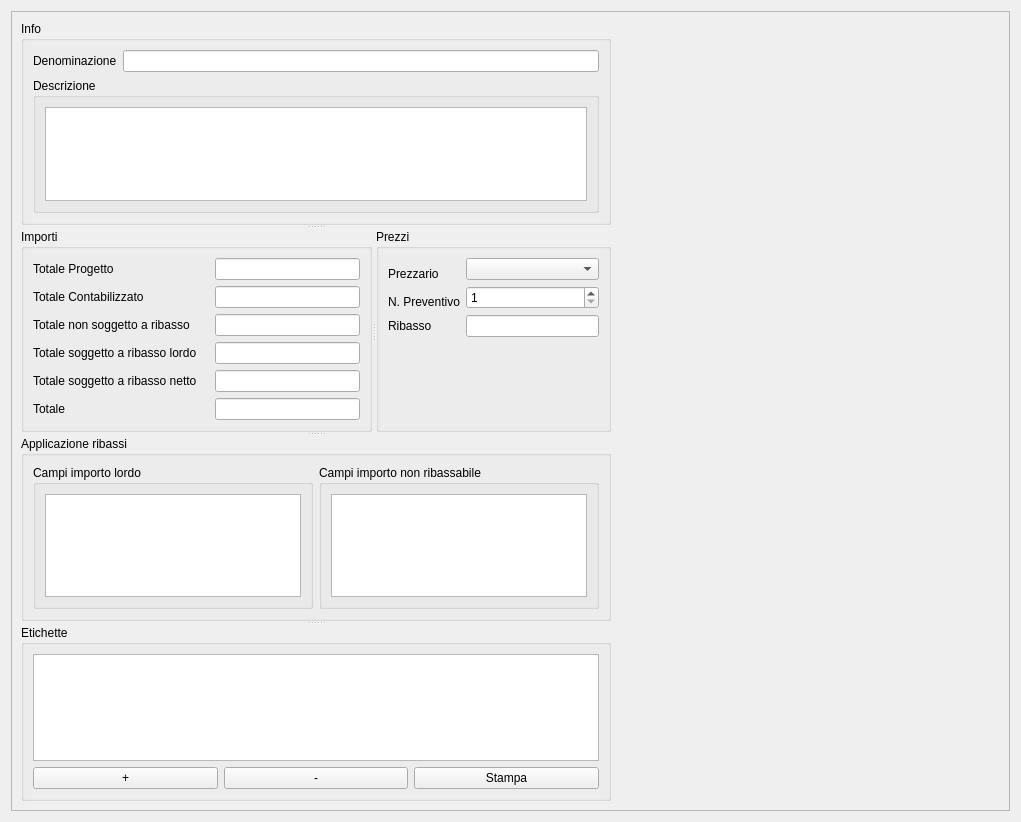
<?xml version="1.0" encoding="UTF-8"?>
<ui version="4.0">
 <class>AccountingLSBillDataGUI</class>
 <widget class="QWidget" name="AccountingLSBillDataGUI">
  <property name="geometry">
   <rect>
    <x>0</x>
    <y>0</y>
    <width>1021</width>
    <height>822</height>
   </rect>
  </property>
  <property name="windowTitle">
   <string>Dati computo</string>
  </property>
  <layout class="QGridLayout" name="gridLayout_7">
   <item row="0" column="0">
    <widget class="QScrollArea" name="scrollArea">
     <property name="widgetResizable">
      <bool>true</bool>
     </property>
     <widget class="QWidget" name="scrollAreaWidgetContents">
      <property name="geometry">
       <rect>
        <x>0</x>
        <y>0</y>
        <width>1001</width>
        <height>802</height>
       </rect>
      </property>
      <layout class="QGridLayout" name="gridLayout_10">
       <item row="0" column="0">
        <widget class="QSplitter" name="splitter_2">
         <property name="orientation">
          <enum>Qt::Vertical</enum>
         </property>
         <widget class="QGroupBox" name="infoGroupBox">
          <property name="title">
           <string>Info</string>
          </property>
          <layout class="QGridLayout" name="gridLayout_4">
           <item row="0" column="0">
            <widget class="QLabel" name="nameLabel">
             <property name="text">
              <string>Denominazione</string>
             </property>
            </widget>
           </item>
           <item row="0" column="1">
            <widget class="QLineEdit" name="nameLineEdit"/>
           </item>
           <item row="1" column="0" colspan="2">
            <widget class="QGroupBox" name="descriptionGroupBox">
             <property name="title">
              <string>Descrizione</string>
             </property>
             <layout class="QGridLayout" name="gridLayout_6">
              <item row="0" column="0">
               <widget class="QPlainTextEdit" name="descriptionTextEdit"/>
              </item>
             </layout>
            </widget>
           </item>
          </layout>
         </widget>
         <widget class="QSplitter" name="splitter">
          <property name="orientation">
           <enum>Qt::Horizontal</enum>
          </property>
          <widget class="QGroupBox" name="groupBox_3">
           <property name="title">
            <string>Importi</string>
           </property>
           <layout class="QGridLayout" name="gridLayout_8">
            <item row="2" column="3">
             <widget class="QLineEdit" name="amountNotToBeDiscountedLineEdit">
              <property name="readOnly">
               <bool>true</bool>
              </property>
             </widget>
            </item>
            <item row="3" column="3">
             <widget class="QLineEdit" name="amountToBeDiscountedLineEdit">
              <property name="readOnly">
               <bool>true</bool>
              </property>
             </widget>
            </item>
            <item row="4" column="3">
             <widget class="QLineEdit" name="amountDiscountedLineEdit">
              <property name="readOnly">
               <bool>true</bool>
              </property>
             </widget>
            </item>
            <item row="0" column="0" colspan="3">
             <widget class="QLabel" name="totalAmountToBeDiscountedLabel">
              <property name="text">
               <string>Totale Progetto</string>
              </property>
             </widget>
            </item>
            <item row="5" column="0">
             <widget class="QLabel" name="totalAmountLabel">
              <property name="text">
               <string>Totale</string>
              </property>
             </widget>
            </item>
            <item row="3" column="0">
             <widget class="QLabel" name="amountToBeDiscountedLabel">
              <property name="text">
               <string>Totale soggetto a ribasso lordo</string>
              </property>
             </widget>
            </item>
            <item row="5" column="3">
             <widget class="QLineEdit" name="totalAmountLineEdit">
              <property name="readOnly">
               <bool>true</bool>
              </property>
             </widget>
            </item>
            <item row="4" column="0">
             <widget class="QLabel" name="amountDiscountedLabel">
              <property name="text">
               <string>Totale soggetto a ribasso netto</string>
              </property>
             </widget>
            </item>
            <item row="2" column="0" colspan="2">
             <widget class="QLabel" name="amountNotToBeDiscountedLabel">
              <property name="text">
               <string>Totale non soggetto a ribasso</string>
              </property>
             </widget>
            </item>
            <item row="0" column="3">
             <widget class="QLineEdit" name="totalAmountToBeDiscountedLineEdit">
              <property name="readOnly">
               <bool>true</bool>
              </property>
             </widget>
            </item>
            <item row="1" column="0">
             <widget class="QLabel" name="totalAmountAccountedLabel">
              <property name="text">
               <string>Totale Contabilizzato</string>
              </property>
             </widget>
            </item>
            <item row="1" column="3">
             <widget class="QLineEdit" name="totalAmountAccountedLineEdit">
              <property name="readOnly">
               <bool>true</bool>
              </property>
             </widget>
            </item>
           </layout>
          </widget>
          <widget class="QGroupBox" name="groupBox">
           <property name="title">
            <string>Prezzi</string>
           </property>
           <layout class="QGridLayout" name="gridLayout">
            <item row="0" column="0" rowspan="2">
             <widget class="QLabel" name="priceListComboBoxLabel">
              <property name="text">
               <string>Prezzario</string>
              </property>
             </widget>
            </item>
            <item row="0" column="1">
             <widget class="QComboBox" name="priceListComboBox"/>
            </item>
            <item row="1" column="1" rowspan="2">
             <widget class="QSpinBox" name="currentPriceDataSetSpinBox">
              <property name="minimum">
               <number>1</number>
              </property>
             </widget>
            </item>
            <item row="2" column="0">
             <widget class="QLabel" name="currentPriceDataSetSpinBoxLabel">
              <property name="text">
               <string>N. Preventivo</string>
              </property>
             </widget>
            </item>
            <item row="3" column="0">
             <widget class="QLabel" name="discountLabel">
              <property name="text">
               <string>Ribasso</string>
              </property>
             </widget>
            </item>
            <item row="3" column="1">
             <widget class="QLineEdit" name="discountLineEdit"/>
            </item>
            <item row="4" column="1">
             <spacer name="verticalSpacer_3">
              <property name="orientation">
               <enum>Qt::Vertical</enum>
              </property>
              <property name="sizeHint" stdset="0">
               <size>
                <width>17</width>
                <height>69</height>
               </size>
              </property>
             </spacer>
            </item>
           </layout>
          </widget>
         </widget>
         <widget class="QGroupBox" name="pricesGroupBox">
          <property name="title">
           <string>Applicazione ribassi</string>
          </property>
          <layout class="QGridLayout" name="gridLayout_2">
           <item row="0" column="2" rowspan="2">
            <widget class="QGroupBox" name="noDiscountPriceFieldGroupBox">
             <property name="title">
              <string>Campi importo non ribassabile</string>
             </property>
             <layout class="QGridLayout" name="gridLayout_5">
              <item row="0" column="0">
               <widget class="QTableView" name="noDiscountPriceFieldTableView"/>
              </item>
             </layout>
            </widget>
           </item>
           <item row="0" column="1" rowspan="2">
            <widget class="QGroupBox" name="totalPriceFieldGroupBox">
             <property name="title">
              <string>Campi importo lordo</string>
             </property>
             <layout class="QGridLayout" name="gridLayout_9">
              <item row="0" column="0">
               <widget class="QTableView" name="totalPriceFieldTableView"/>
              </item>
             </layout>
            </widget>
           </item>
          </layout>
         </widget>
         <widget class="QGroupBox" name="attributesGroupBox">
          <property name="title">
           <string>Etichette</string>
          </property>
          <layout class="QGridLayout" name="gridLayout_3">
           <item row="1" column="1">
            <widget class="QPushButton" name="removeAttributePushButton">
             <property name="text">
              <string>-</string>
             </property>
            </widget>
           </item>
           <item row="1" column="0">
            <widget class="QPushButton" name="addAttributePushButton">
             <property name="text">
              <string>+</string>
             </property>
            </widget>
           </item>
           <item row="1" column="2">
            <widget class="QPushButton" name="printAttributePushButton">
             <property name="text">
              <string>Stampa</string>
             </property>
            </widget>
           </item>
           <item row="0" column="0" colspan="3">
            <widget class="QTableView" name="attributesTableView"/>
           </item>
          </layout>
         </widget>
        </widget>
       </item>
       <item row="0" column="1">
        <spacer name="horizontalSpacer">
         <property name="orientation">
          <enum>Qt::Horizontal</enum>
         </property>
         <property name="sizeHint" stdset="0">
          <size>
           <width>388</width>
           <height>20</height>
          </size>
         </property>
        </spacer>
       </item>
      </layout>
     </widget>
    </widget>
   </item>
  </layout>
 </widget>
 <resources/>
 <connections/>
</ui>
